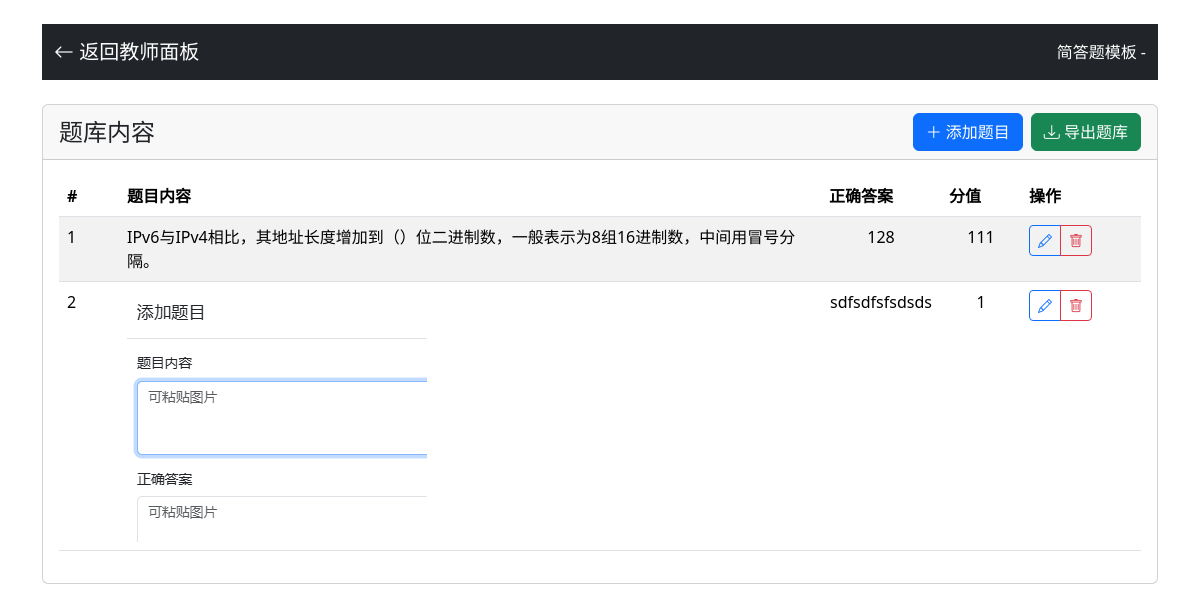
Page /teacher/bank/6 (signed in) on the earlier database version.
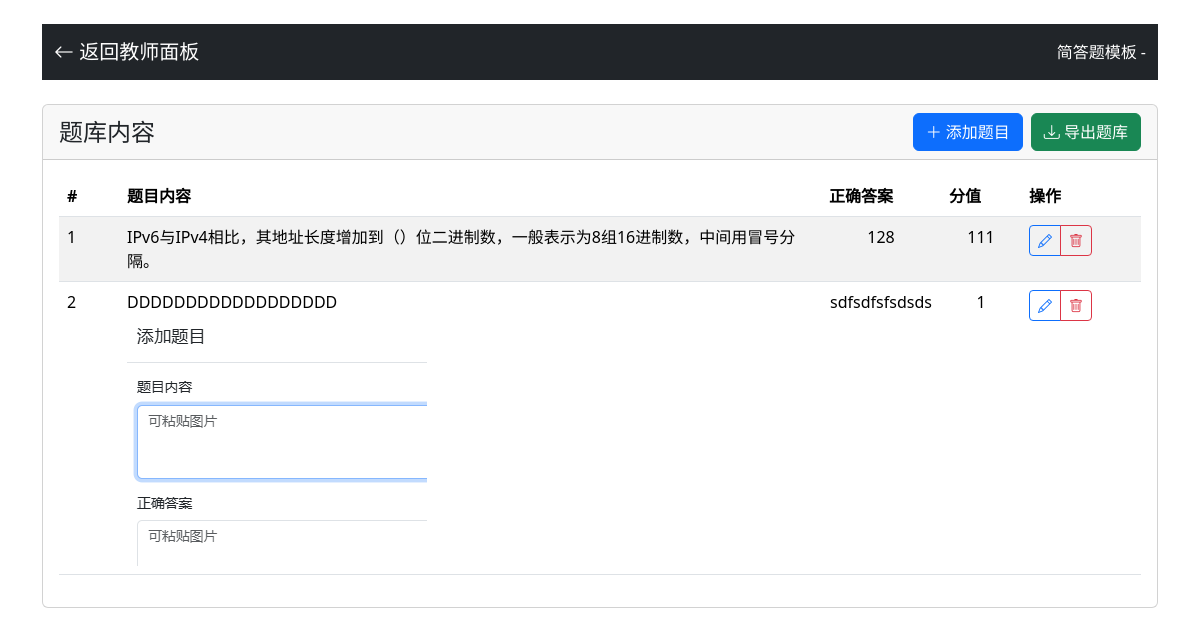
Same page on the later database version.
### app.py (models this page shows)
class Question(db.Model):
    id = db.Column(db.Integer, primary_key=True)
    question_type = db.Column(db.String(20), nullable=False)
    content = db.Column(db.Text, nullable=False)
    image_path = db.Column(db.String(200))  # 题目配图
    option_a = db.Column(db.String(200))
    option_b = db.Column(db.String(200))
    option_c = db.Column(db.String(200))
    option_d = db.Column(db.String(200))
    option_e = db.Column(db.String(200))
    correct_answer = db.Column(db.String(200), nullable=False)
    score = db.Column(db.Integer, nullable=False)
    explanation = db.Column(db.Text)
    created_at = db.Column(db.DateTime, default=datetime.utcnow)
    bank_id = db.Column(db.Integer, db.ForeignKey('question_bank.id'), nullable=False)

### app.py (the view)
@app.route('/teacher/bank/<int:bank_id>')
def teacher_bank(bank_id):
    if 'role' not in session or session['role'] != 'teacher':
        return redirect(url_for('teacher_login'))
    bank = QuestionBank.query.get_or_404(bank_id)
    questions = Question.query.filter_by(bank_id=bank_id).all()
    return render_template('bank_content.html', bank=bank, questions=questions)

### templates/bank_content.html (shortened to what this page needs)
<!DOCTYPE html>
<html lang="zh">
<head>
    <link href="{{ url_for('static', filename='bootstrap/css/bootstrap.min.css') }}" rel="stylesheet">
    <link href="{{ url_for('static', filename='bootstrap-icons/font/bootstrap-icons.css') }}" rel="stylesheet">
</head>
<body class="container mt-4">
    <nav class="navbar navbar-expand-lg navbar-dark bg-dark mb-4">
        <div class="container">
            <a class="navbar-brand" href="{{ url_for('teacher_dashboard') }}">
                <i class="bi bi-arrow-left"></i> 返回教师面板
            </a>
            <span class="navbar-text text-white">
                {{ bank.name }} - {{ bank.question_type_display }}
            </span>
        </div>
    </nav>
    <div class="card">
        <div class="card-header d-flex justify-content-between align-items-center">
            <h4 class="mb-0">题库内容</h4>
            <div class="d-flex align-items-center">
                <button class="btn btn-primary me-2" onclick="addQuestion()">
                    <i class="bi bi-plus-lg"></i> 添加题目
                </button>
                <a class="btn btn-success" href="/export_bank/{{ bank.id }}" target="_blank">
                    <i class="bi bi-download"></i> 导出题库
                </a>
            </div>
        </div>
        <div class="card-body">
            <div class="table-responsive">
                <table class="table table-striped">
                    <thead>
                        <tr>
                            <th style="width: 60px">#</th>
                            <th>题目内容</th>
                            <th style="width: 120px">正确答案</th>
                            <th style="width: 80px">分值</th>
                            <th style="width: 120px">操作</th>
                        </tr>
                    </thead>
                    <tbody>
                        {% for question in questions %}
                        <tr>
                            <td>{{ loop.index }}</td>
                            <td>{{ question.content|replace('\n', '<br>')|safe }}</td>
                            <td class="text-center">{{ question.correct_answer }}</td>
                            <td class="text-center">{{ question.score }}</td>
                            <td>
                                <div class="btn-group btn-group-sm">
                                    <button class="btn btn-outline-primary" onclick="editQuestion({{ question.id }})">
                                        <i class="bi bi-pencil"></i>
                                    </button>
                                    <button class="btn btn-outline-danger" onclick="deleteQuestion({{ question.id }})">
                                        <i class="bi bi-trash"></i>
                                    </button>
                                </div>
                            </td>
                        </tr>
                        {% endfor %}
                    </tbody>
                </table>
            </div>
        </div>
    </div>
</body>
</html>

Differences in the rows shown:
changed Question "sdfsdfsfsdsds": content (not shown) → "DDDDDDDDDDDDDDDDDD"
